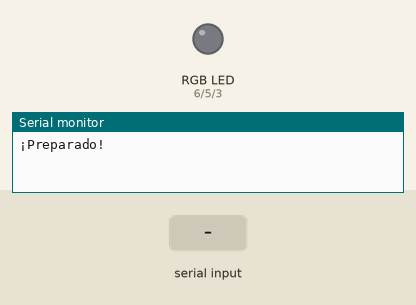
A sketch run on a simulated Arduino Uno, built with avr-gcc and run on an emulated ATmega328P. Parts: an RGB LED mixed from three pins (HIGH = lit), the last lines printed to the serial monitor. Inputs (shaded band) come from the test bench. Dim RGB values are drawn brighter than linear.

Above: at 1.2 s.
1.3 s: "90,45,200\n" received over Serial
At 2.07 s:
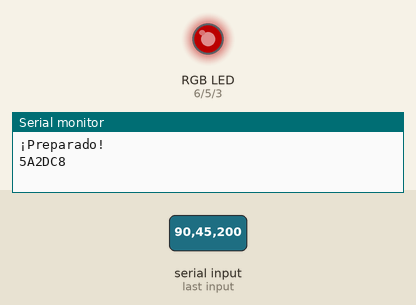
4.3 s: "30,150,10\n" received over Serial
At 4.77 s:
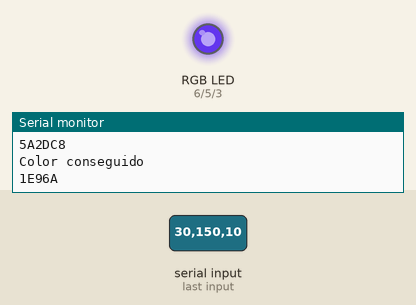
7.3 s: "1,90,45\n" received over Serial
At 10.1 s:
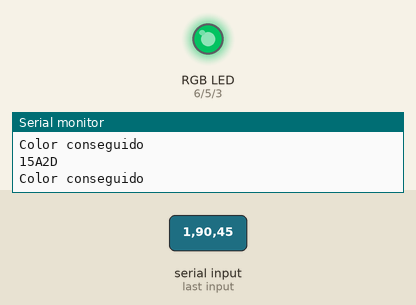
10.3 s: "90,45,200\n" received over Serial
At 11.37 s:
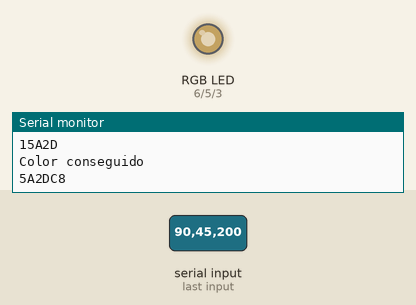
13.3 s: "1,90,45\n" received over Serial
At 14.01 s:
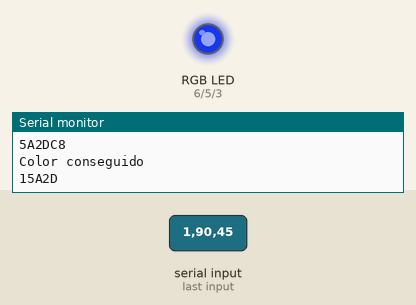
Timing chart, 0 to 17.3 s (numbered marks = the images above; inputs shaded):
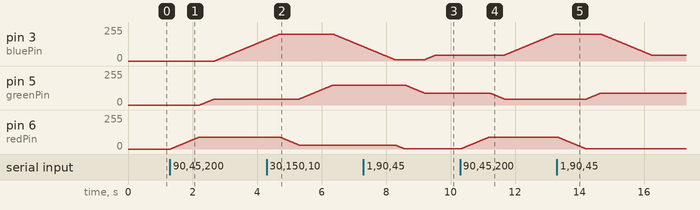

The sketch:

rgb.ino
```cpp
int redPin = 6, greenPin = 5, bluePin = 3;
int delayLed = 10; // Tiempo que pasará entre cada cambio de LED (ms)

// Variables que almacenarán el ultimo color de cada uno de los leds
int red_old = 0, green_old = 0, blue_old = 0;

void setup() {

  // Iniciar el puerto serie.
  Serial.begin(9600);
  // Marcamos como salidas los pines utilizados.
  pinMode(redPin, OUTPUT);
  pinMode(greenPin, OUTPUT);
  pinMode(bluePin, OUTPUT);

  Serial.println("¡Preparado!");
}

void loop() {

  // Si hay informacion disponible en el puerto serie la utilizamos:
  while (Serial.available() > 0) {

    int red = 0, green = 0, blue = 0;

    // busca la siguiente cadena de números enteros valida:
    red = Serial.parseInt();
    // vuelve a buscar.
    green = Serial.parseInt();
    // vuelve a buscar:
    blue = Serial.parseInt();

    // busca el caracter de fin de linea. Indica al programa que se ha terminado de introducir datos.
    // Si utilizas el IDE de arduino u otro ide que permita incluir el formato
    // de nueva linea al enviar datos por el monitor serie, elimina el comentario
    // de la linea 39 y comenta la linea 40.

    if (Serial.read() == '\n'){
   // if (Serial.read() == '*'){

      // Con constrain nos aseguramos de que el valor esté en el rango del pwm
      //Para leds de anodo común utiliza, para rojo, por ejemplo: red = 255 - constrain(red, 0, 255);
      red = constrain(red, 0, 255);
      green = constrain(green, 0, 255);
      blue = constrain(blue, 0, 255);

      //Imprime los tres numeros como un string en hexadecimal:
      Serial.print(red, HEX);
      Serial.print(green, HEX);
      Serial.println(blue, HEX);

      //Modificamos el color del led RGB
      fade(redPin, red, red_old);
      fade(greenPin, green, green_old);
      fade(bluePin, blue, blue_old);

      Serial.println("Color conseguido");
      //Almacenamos los datos de color anteriores.
      red_old = red;
      green_old = green;
      blue_old = blue;
    }
  }
}

void fade(int pin, int newValue, int aktValue) {

  //  Esta funcion se encarga de llevar cada color desde su valor actual hasta el siguiente
  //  Distinguimos dos casos:
  //  1 - El nuevo valor es mayor que el valor actual, por lo que hay que aumentarlo
  //  2 - El nuevo valor es menor que el valor actual, por lo que hay que reducirlo

  if (newValue > aktValue) {
    for (int i = aktValue; i <= newValue; i++) {
      analogWrite(pin, i);
      delay(delayLed);
    }
  } else if (newValue < aktValue) {
    for (int i = aktValue; i >= newValue; i--) {
      analogWrite(pin, i);
      delay(delayLed);
    }
  }
  }
```

Measured:
- after the input at 1.3 s, pin 3 (bluePin): moves from 0/255 to 161/255 over 1.6 s, starting after 1.4 s; pin 5 (greenPin): moves from 0/255 to 45/255 over 0.44 s, starting after 0.93 s; pin 6 (redPin): moves from 0/255 to 90/255 over 0.89 s, starting at once
- after the input at 4.3 s, pin 5 (greenPin): moves from 45/255 to 150/255 over 1.0 s, starting after 1.0 s; pin 6 (redPin): moves from 90/255 to 30/255 over 0.59 s, starting after 0.41 s
- after the input at 7.3 s, pin 5 (greenPin): moves from 150/255 to 90/255 over 0.59 s, starting after 1.3 s; pin 6 (redPin): moves from 30/255 to 1/255 over 0.28 s, starting after 0.99 s
- after the input at 10.3 s, pin 3 (bluePin): moves from 45/255 to 200/255 over 1.5 s, starting after 1.4 s; pin 5 (greenPin): moves from 90/255 to 45/255 over 0.44 s, starting after 0.92 s; pin 6 (redPin): moves from 1/255 to 90/255 over 0.88 s, starting at once
- after the input at 13.3 s, pin 3 (bluePin): moves from 200/255 to 45/255 over 1.5 s, starting after 1.4 s; pin 5 (greenPin): moves from 45/255 to 90/255 over 0.44 s, starting after 0.92 s; pin 6 (redPin): moves from 90/255 to 1/255 over 0.88 s, starting at once
